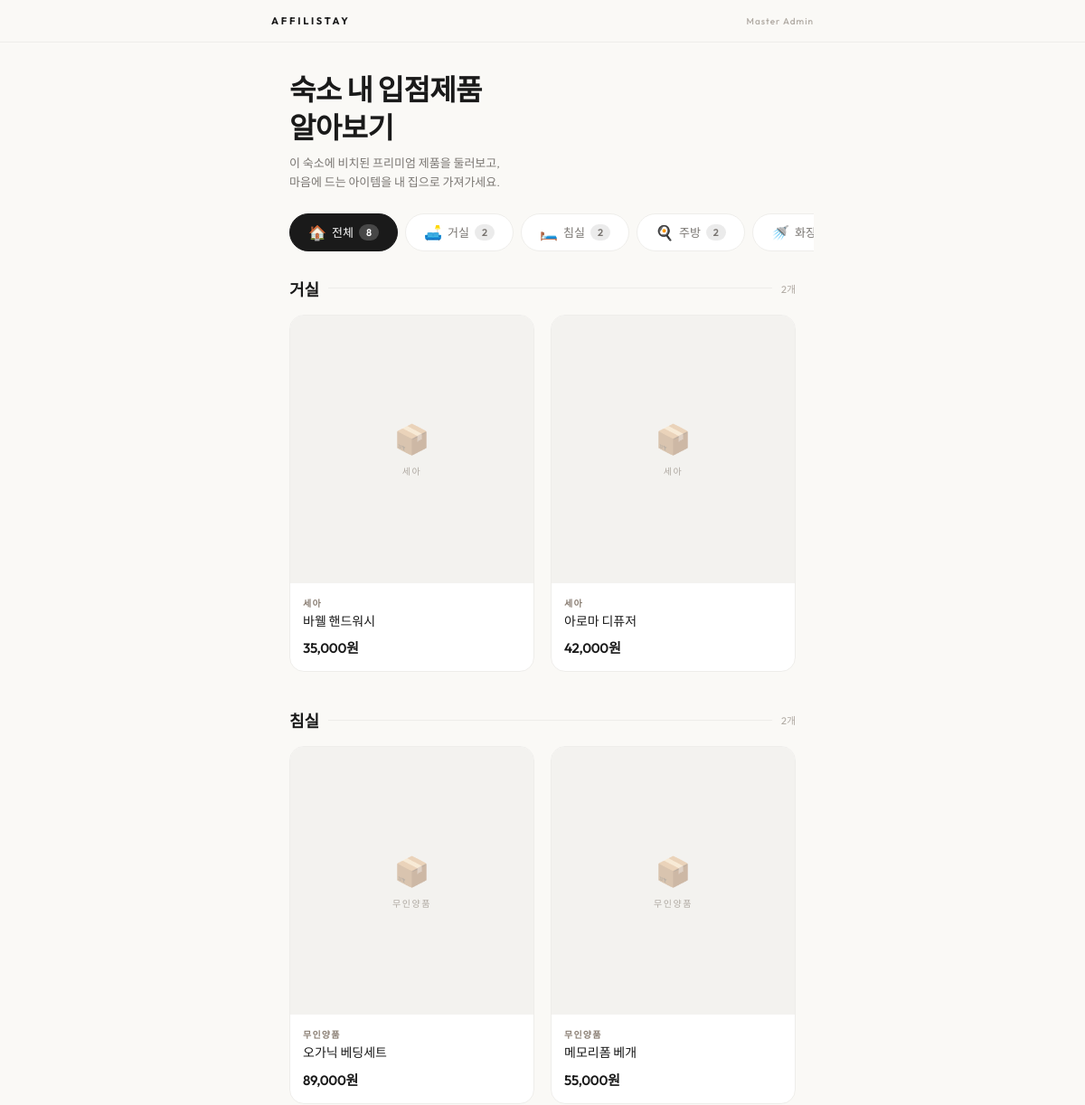
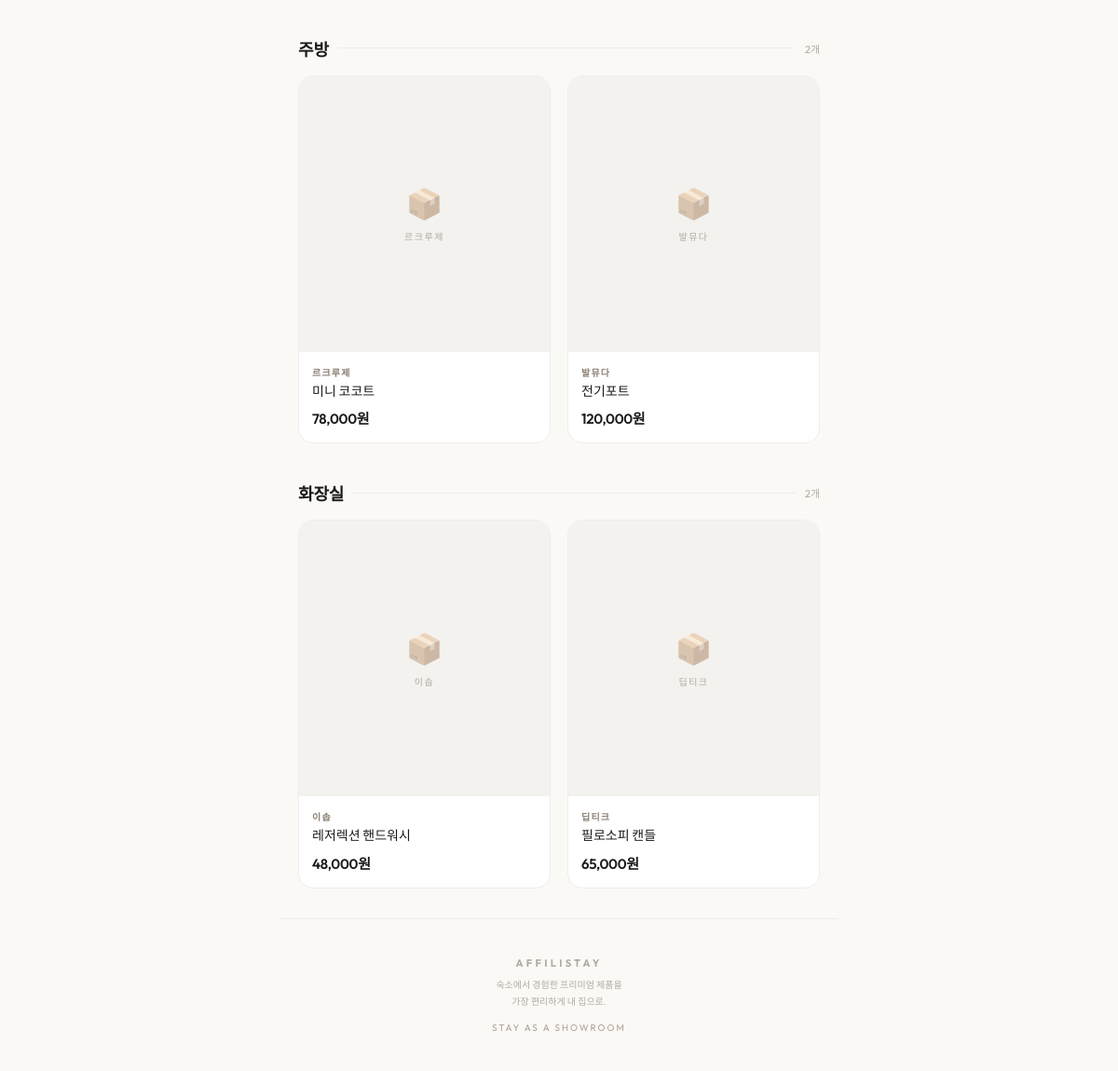
/shop/02b8c3d0-07c, run on the app's committed database (2 pictures, top to bottom).
### tables this page shows
CREATE TABLE hosts (
            id INTEGER PRIMARY KEY AUTOINCREMENT,
            username TEXT UNIQUE, password TEXT, name TEXT,
            role TEXT DEFAULT 'HOST', entity_type TEXT DEFAULT 'Individual',
            phone TEXT, email TEXT, signup_path TEXT, desired_product_type TEXT,
            is_master BOOLEAN DEFAULT FALSE,
            created_at TIMESTAMP DEFAULT CURRENT_TIMESTAMP
        );

CREATE TABLE products (
            id INTEGER PRIMARY KEY AUTOINCREMENT,
            brand_name TEXT, product_name TEXT, price INTEGER,
            qr_code_id TEXT UNIQUE, owner_id INTEGER,
            room_category TEXT DEFAULT 'living_room',
            description TEXT, image_url TEXT,
            created_at TIMESTAMP DEFAULT CURRENT_TIMESTAMP
        , original_price INTEGER DEFAULT 0);

### checkout_server.py (the view)
@app.get("/shop/{qr_code_id}", response_class=HTMLResponse)
async def shop_page(request: Request, qr_code_id: str, category: str = Query(default=None)):
    conn = get_db_connection()
    entry_product = _fetch_one(
        conn,
        "SELECT * FROM products WHERE qr_code_id = %s",
        "SELECT * FROM products WHERE qr_code_id = ?",
        (qr_code_id,)
    )
    if not entry_product:
        conn.close()
        return HTMLResponse(
            content="<html><body style='font-family:Outfit,sans-serif;text-align:center;padding-top:20%;background:#FAF9F6'>"
                    "<h2 style='font-weight:300'>유효하지 않은 QR 코드입니다</h2>"
                    "<p style='color:#888;font-size:14px'>만료되었거나 존재하지 않는 코드입니다.</p></body></html>",
            status_code=404
        )
    owner_id = entry_product.get('owner_id')
    host_info = _fetch_one(
        conn,
        "SELECT name FROM hosts WHERE id = %s",
        "SELECT name FROM hosts WHERE id = ?",
        (owner_id,)
    ) if owner_id else None
    host_name = host_info['name'] if host_info else "AFFILISTAY Showroom"
    if category and category in ROOM_CATEGORIES:
        products = _fetch_all(
            conn,
            "SELECT * FROM products WHERE owner_id = %s AND room_category = %s ORDER BY id",
            "SELECT * FROM products WHERE owner_id = ? AND room_category = ? ORDER BY id",
            (owner_id, category)
        )
    else:
        products = _fetch_all(
            conn,
            "SELECT * FROM products WHERE owner_id = %s ORDER BY room_category, id",
            "SELECT * FROM products WHERE owner_id = ? ORDER BY room_category, id",
            (owner_id,)
        )
    conn.close()
    categorized = {}
    for cat_key, cat_name in ROOM_CATEGORIES.items():
        cat_products = [p for p in products if p.get('room_category') == cat_key]
        if cat_products:
            categorized[cat_key] = {
                'name': cat_name,
                'products': cat_products
            }
    return templates.TemplateResponse(
        request=request,
        name="shop.html",
        context={
            "host_name": host_name,
            "qr_code_id": qr_code_id,
            "categories": ROOM_CATEGORIES,
            "categorized": categorized,
            "active_category": category,
            "all_products": products,
        }
    )

### templates/shop.html (shortened to what this page needs)
<!DOCTYPE html>
<html lang="ko">
<head>
</head>
<body>
    <header class="shop-header">
        <div class="shop-header-inner">
            <a href="/" class="shop-logo">AFFILISTAY</a>
            <span class="shop-host-badge">{{ host_name }}</span>
        </div>
    </header>
    <section class="shop-hero fade-in">
        <h1>숙소 내 입점제품<br>알아보기</h1>
        <p>이 숙소에 비치된 프리미엄 제품을 둘러보고,<br>마음에 드는 아이템을 내 집으로 가져가세요.</p>
    </section>
    <nav class="category-tabs fade-in" style="animation-delay: 0.1s">
        <div class="category-tabs-inner">
            <a href="/shop/{{ qr_code_id }}"
               class="category-tab {% if not active_category %}active{% endif %}">
                <span class="tab-icon">🏠</span>
                전체
                <span class="tab-count">{{ all_products|length }}</span>
            </a>
            {% for key, name in categories.items() %}
            {% set icon = {'living_room': '🛋️', 'bedroom': '🛏️', 'kitchen': '🍳', 'bathroom': '🚿'} %}
            {% set count = categorized[key].products|length if key in categorized else 0 %}
            <a href="/shop/{{ qr_code_id }}?category={{ key }}"
               class="category-tab {% if active_category == key %}active{% endif %}">
                <span class="tab-icon">{{ icon[key] }}</span>
                {{ name }}
                {% if count > 0 %}<span class="tab-count">{{ count }}</span>{% endif %}
            </a>
            {% endfor %}
        </div>
    </nav>
    {% if categorized %}
        {% if active_category %}
            {% if active_category in categorized %}
                {% set cat = categorized[active_category] %}
                <section class="category-section fade-in" style="animation-delay: 0.15s">
                    <div class="category-title">
                        <h2>{{ cat.name }}</h2>
                        <div class="cat-line"></div>
                        <span class="cat-count">{{ cat.products|length }}개</span>
                    </div>
                    <div class="product-grid">
                        {% for product in cat.products %}
                        <a href="/shop/{{ qr_code_id }}/product/{{ product.id }}" class="product-card fade-in">
                            <div class="product-img-wrap">
                                {% if product.image_url %}
                                    <img alt="{{ product.product_name }}">
                                {% else %}
                                    <div class="product-img-placeholder">
                                        <div class="placeholder-icon">📦</div>
                                        <span>{{ product.brand_name }}</span>
                                    </div>
                                {% endif %}
                            </div>
                            <div class="product-info">
                                <div class="product-brand">{{ product.brand_name }}</div>
                                <div class="product-name">{{ product.product_name }}</div>
                                <div class="product-price">
                                    {% if product.original_price and product.original_price > product.price %}
                                        {% set discount = ((product.original_price - product.price) / product.original_price * 100)|int %}
                                        <span style="font-size:12px; color:#E35D5B; margin-right:4px;">{{ discount }}%</span>
                                    {% endif %}
                                    {{ "{:,}".format(product.price) }}원
                                </div>
                            </div>
                        </a>
                        {% endfor %}
                    </div>
                </section>
            {% else %}
                <div class="empty-state fade-in">
                    <div class="empty-icon">🔍</div>
                    <h3>이 카테고리에 등록된 제품이 없습니다</h3>
                    <p>다른 카테고리를 탐색해보세요</p>
                </div>
            {% endif %}
        {% else %}
            {% for cat_key, cat_data in categorized.items() %}
            <section class="category-section fade-in" style="animation-delay: {{ 0.15 + loop.index0 * 0.1 }}s" id="cat-{{ cat_key }}">
                <div class="category-title">
                    <h2>{{ cat_data.name }}</h2>
                    <div class="cat-line"></div>
                    <span class="cat-count">{{ cat_data.products|length }}개</span>
                </div>
                <div class="product-grid">
                    {% for product in cat_data.products %}
                    <a href="/shop/{{ qr_code_id }}/product/{{ product.id }}" class="product-card fade-in">
                        <div class="product-img-wrap">
                            {% if product.image_url %}
                                <img alt="{{ product.product_name }}">
                            {% else %}
                                <div class="product-img-placeholder">
                                    <div class="placeholder-icon">📦</div>
                                    <span>{{ product.brand_name }}</span>
                                </div>
                            {% endif %}
                        </div>
                        <div class="product-info">
                            <div class="product-brand">{{ product.brand_name }}</div>
                            <div class="product-name">{{ product.product_name }}</div>
                            <div class="product-price">
                                {{ "{:,}".format(product.price) }}원
                            </div>
                        </div>
                    </a>
                    {% endfor %}
                </div>
            </section>
            {% endfor %}
        {% endif %}
    {% else %}
        <div class="empty-state fade-in">
            <div class="empty-icon">🏠</div>
            <h3>아직 등록된 제품이 없습니다</h3>
            <p>이 숙소에 입점제품이 곧 준비됩니다</p>
        </div>
    {% endif %}
    <footer class="shop-footer">
        <div class="footer-logo">AFFILISTAY</div>
        <p>숙소에서 경험한 프리미엄 제품을<br>가장 편리하게 내 집으로.</p>
        <div class="tagline">Stay as a Showroom</div>
    </footer>
</body>
</html>

### data on the page
hosts: name "Master Admin"
products: brand_name "세아", product_name "바웰 핸드워시", price "35,000"
products: brand_name "세아", product_name "아로마 디퓨저", price "42,000"
products: brand_name "무인양품", product_name "오가닉 베딩세트", price "89,000"
products: brand_name "무인양품", product_name "메모리폼 베개", price "55,000"
products: brand_name "르크루제", product_name "미니 코코트", price "78,000"
products: brand_name "발뮤다", product_name "전기포트", price "120,000"
products: brand_name "이솝", product_name "레저렉션 핸드워시", price "48,000"
products: brand_name "딥티크", product_name "필로소피 캔들", price "65,000"

### other printed values
{{ all_products|length }} "8"
{{ icon[key] }} "🛋️" "🛏️" "🍳" "🚿"
{{ name }} "거실" "침실" "주방"
{{ count }} "2" "2" "2"
{{ cat_data.name }} "거실" "침실" "주방" "화장실"
{{ cat_data.products|length }} "2" "2" "2" "2"
